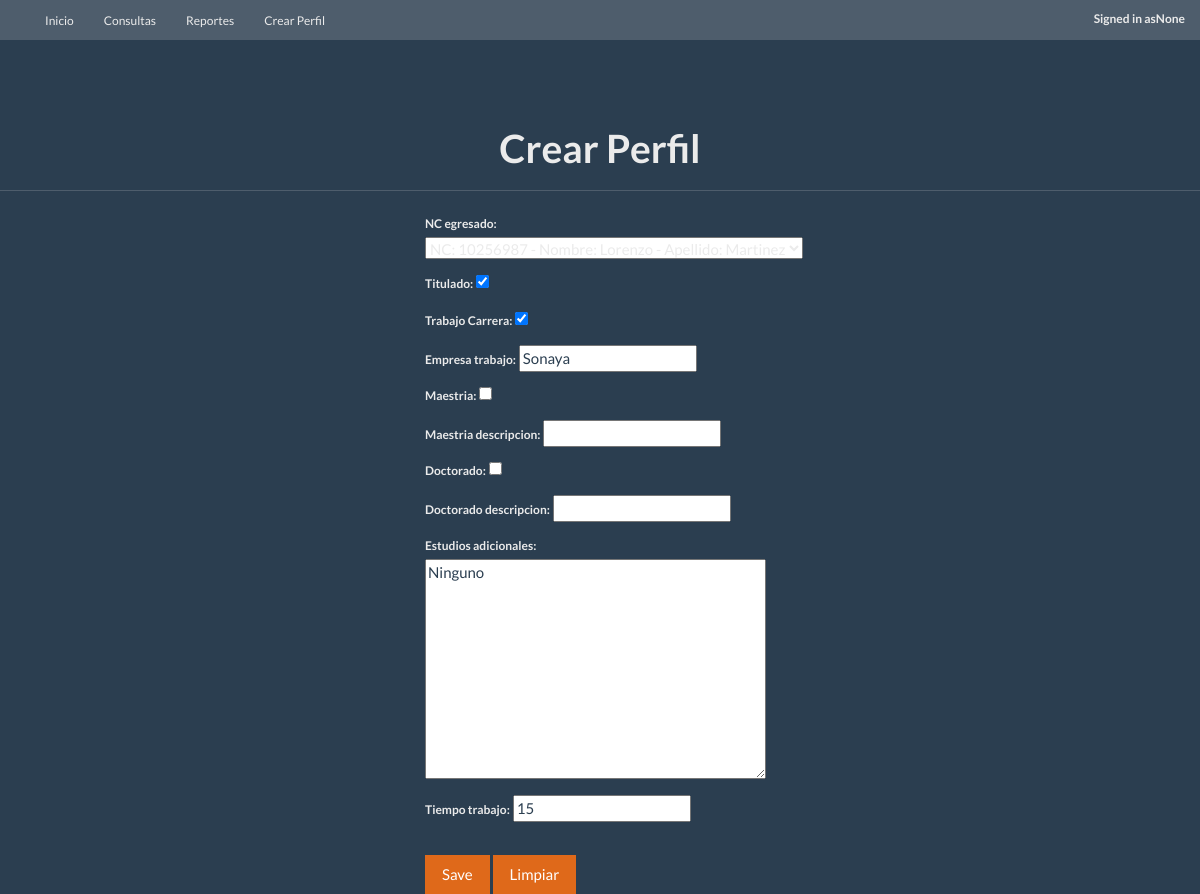
The page /editar/1 on the database its author committed.
### home/models.py (models this page shows, shortened)
class Perfil(models.Model):
	NC_egresado=models.ForeignKey(EgresadosE)
	Titulado=models.BooleanField()
	Trabajo_Carrera=models.BooleanField()
	Empresa_trabajo=models.CharField(max_length=50,blank=True)
	Maestria=models.BooleanField()
	Maestria_descripcion=models.CharField(max_length=50,blank=True)
	Doctorado=models.BooleanField()
	Doctorado_descripcion=models.CharField(max_length=50,blank=True)
	Estudios_adicionales=models.TextField()
	Tiempo_trabajo=models.IntegerField()

### home/views.py (the view)
# urls.py: url(r'^editar/(?P<pk>\d+)$', EditarPerfilView.as_view(), name='edit_view'),
class EditarPerfilView(UpdateView):
	model=Perfil
	fields='__all__'
	template_name='editar_perfil.html'
	success_url=reverse_lazy('login')

### home/models.py (called while the page is built)
	def __unicode__(self):
		return "NC: %s - Nombre: %s - Apellido: %s "%(self.No_control,self.Nombre_egresado,self.App_egresado)

### templates/editar_perfil.html (shortened to what this page needs)
{% extends 'base.html' %}
{% block content %}
	<div class="page-header" >
		<div class="container text-center" >
  			<h1><b>Crear Perfil</b></h1>
  		</div>
  	</div>
	<div class="container" >
		<form class="col-md-4 col-sm-offset-4" method="POST" enctype="multipart/form-data">
		{{ form.as_p }}
			<br>
				<button type="submit" class="btn btn-primary">Save</button>
				<button type="reset" class="btn btn-primary">Limpiar</button>
		</form>
	</div>
{%endblock%}

### rows shown on the page
Perfil: NC_egresado "NC: 10256987 - Nombre: Lorenzo - Apellido: Martinez", Titulado "☑", Trabajo_Carrera "☑", Empresa_trabajo "Sonaya", Estudios_adicionales "Ninguno", Tiempo_trabajo "15"
